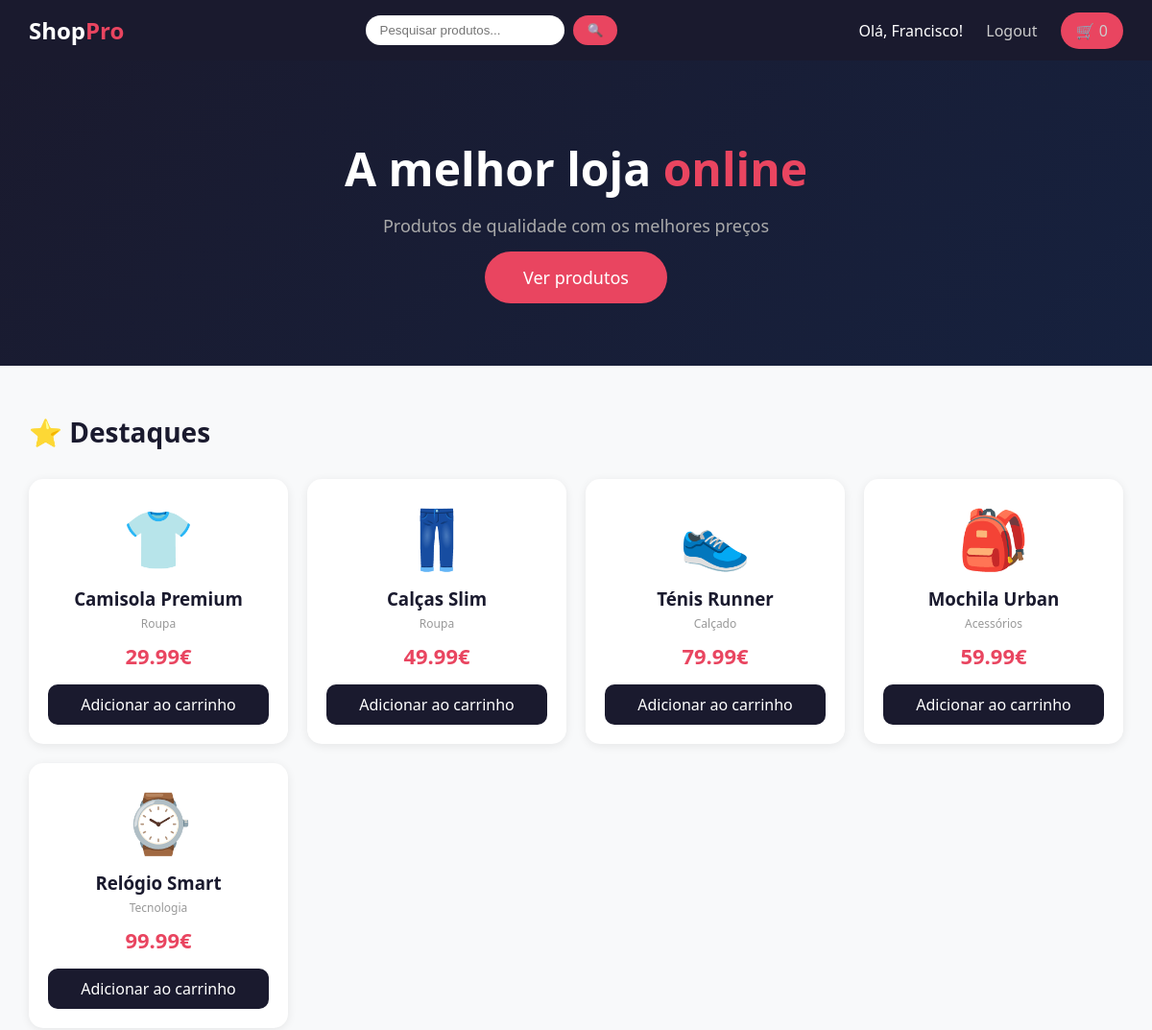
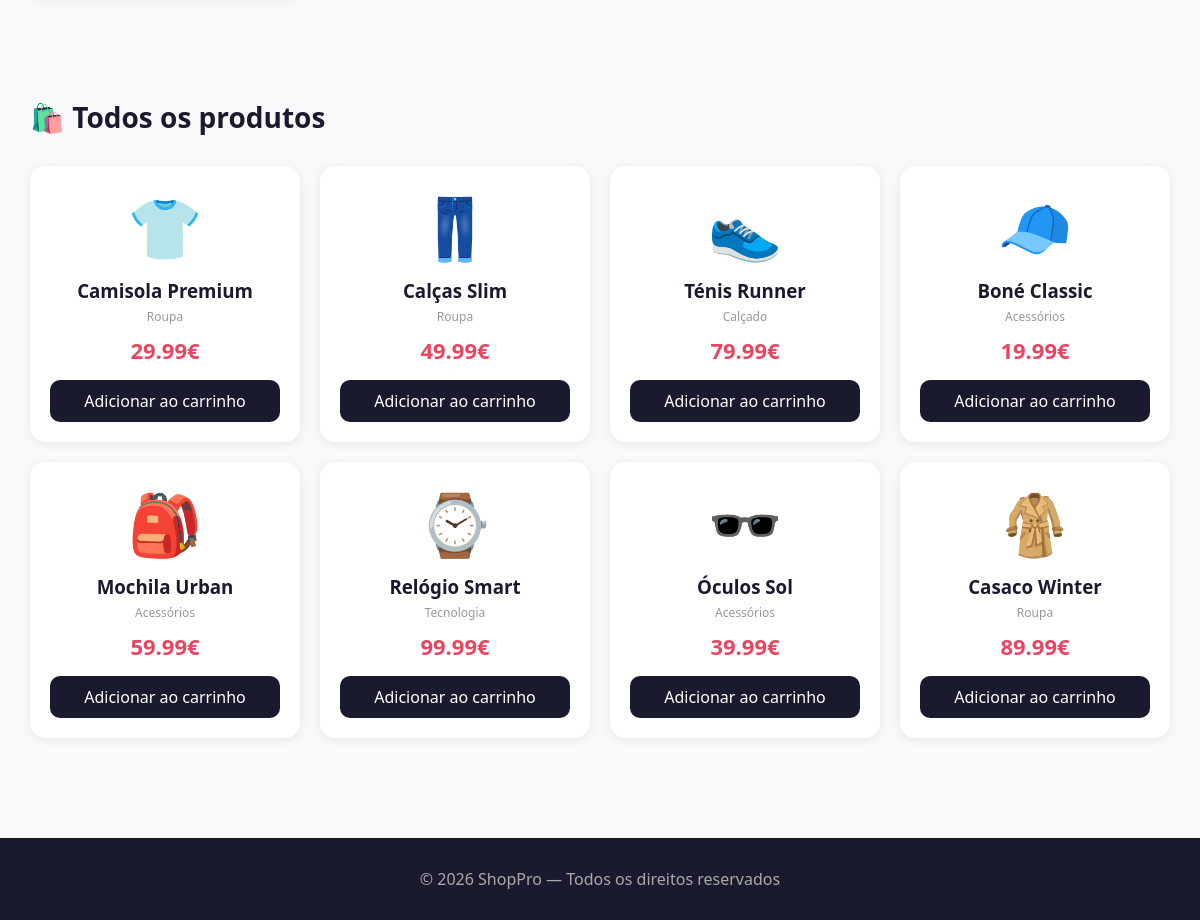
/ (signed in), run on the app's committed database (2 pictures, top to bottom).
### tables this page shows
CREATE TABLE produtos (
            id INTEGER PRIMARY KEY AUTOINCREMENT,
            nome TEXT, preco REAL,
            descricao TEXT, categoria TEXT,
            emoji TEXT, destaque INTEGER DEFAULT 0
        );

### app.py (the view)
@app.route("/")
def index():
    conn = get_db()
    produtos = conn.execute("SELECT * FROM produtos").fetchall()
    destaques = conn.execute("SELECT * FROM produtos WHERE destaque=1").fetchall()
    conn.close()
    carrinho = session.get("carrinho", [])
    utilizador = session.get("utilizador")
    return render_template("index.html", produtos=produtos, destaques=destaques, total_carrinho=len(carrinho), utilizador=utilizador)

### app.py (called while the page is built)
def get_db():
    conn = sqlite3.connect("loja.db")
    conn.row_factory = sqlite3.Row
    return conn

### templates/index.html (shortened to what this page needs)
<!DOCTYPE html>
<html lang="pt">
<head>
</head>
<body>
<nav>
    <a class="logo" href="/">Shop<span>Pro</span></a>
    <form action="/pesquisa" method="GET">
        <input type="text" name="q" placeholder="Pesquisar produtos...">
        <button type="submit">🔍</button>
    </form>
    <div class="nav-links">
        {% if utilizador %}
            <span style="color:white">Olá, {{ utilizador }}!</span>
            <a href="/logout">Logout</a>
        {% else %}
            <a href="/login">Login</a>
            <a href="/registo">Registo</a>
        {% endif %}
        <a class="carrinho-btn" href="/carrinho">🛒 {{ total_carrinho }}</a>
    </div>
</nav>
<div class="hero">
    <h1>A melhor loja <span>online</span></h1>
    <p>Produtos de qualidade com os melhores preços</p>
    <a href="#produtos">Ver produtos</a>
</div>
<div class="section" id="produtos">
    <h2>⭐ Destaques</h2>
    <div class="produtos">
        {% for p in destaques %}
        <div class="produto">
            <div class="emoji">{{ p.emoji }}</div>
            <h3>{{ p.nome }}</h3>
            <p class="categoria">{{ p.categoria }}</p>
            <p class="preco">{{ p.preco }}€</p>
            <a class="btn" href="/adicionar/{{ p.id }}">Adicionar ao carrinho</a>
        </div>
        {% endfor %}
    </div>
</div>
<div class="section">
    <h2>🛍️ Todos os produtos</h2>
    <div class="produtos">
        {% for p in produtos %}
        <div class="produto">
            <div class="emoji">{{ p.emoji }}</div>
            <h3>{{ p.nome }}</h3>
            <p class="categoria">{{ p.categoria }}</p>
            <p class="preco">{{ p.preco }}€</p>
            <a class="btn" href="/adicionar/{{ p.id }}">Adicionar ao carrinho</a>
        </div>
        {% endfor %}
    </div>
</div>
<footer>
    <p>© 2026 ShopPro — Todos os direitos reservados</p>
</footer>
</body>
</html>

### templates/index.html (style rules this page uses)
* { margin: 0; padding: 0; box-sizing: border-box; }
body { font-family: 'Segoe UI', sans-serif; background: #f8f9fa; }
nav { background: #1a1a2e; padding: 15px 30px; display: flex; justify-content: space-between; align-items: center; flex-wrap: wrap; gap: 10px; }
nav .logo { color: white; font-size: 24px; font-weight: bold; text-decoration: none; }
nav .logo span { color: #e94560; }
nav .nav-links a { color: #ccc; text-decoration: none; margin-left: 20px; }
nav .carrinho-btn { background: #e94560; color: white; padding: 8px 16px; border-radius: 20px; text-decoration: none; }
nav form { display: inline; }
nav input { padding: 8px 15px; border-radius: 20px; border: none; outline: none; }
nav button { background: #e94560; color: white; border: none; padding: 8px 15px; border-radius: 20px; cursor: pointer; margin-left: 5px; }
.hero { background: linear-gradient(135deg, #1a1a2e, #16213e); color: white; padding: 80px 30px; text-align: center; }
.hero h1 { font-size: 48px; margin-bottom: 15px; }
.hero h1 span { color: #e94560; }
.hero p { font-size: 18px; color: #aaa; margin-bottom: 30px; }
.hero a { background: #e94560; color: white; padding: 15px 40px; border-radius: 30px; text-decoration: none; font-size: 18px; }
.section { padding: 50px 30px; max-width: 1200px; margin: 0 auto; }
.section h2 { font-size: 28px; margin-bottom: 30px; color: #1a1a2e; }
.produtos { display: grid; grid-template-columns: repeat(auto-fill, minmax(220px, 1fr)); gap: 20px; }
.produto { background: white; border-radius: 15px; padding: 20px; text-align: center; box-shadow: 0 2px 10px rgba(0,0,0,0.08); transition: transform 0.2s; }
.produto .emoji { font-size: 60px; margin-bottom: 10px; }
.produto h3 { color: #1a1a2e; margin-bottom: 5px; }
.produto .categoria { color: #999; font-size: 12px; margin-bottom: 10px; }
.produto .preco { color: #e94560; font-size: 22px; font-weight: bold; margin-bottom: 15px; }
.produto a.btn { display: block; background: #1a1a2e; color: white; padding: 10px; border-radius: 10px; text-decoration: none; }
footer { background: #1a1a2e; color: #aaa; text-align: center; padding: 30px; margin-top: 50px; }

### data on the page
produtos: emoji "👕", nome "Camisola Premium", categoria "Roupa", preco "29.99"
produtos: emoji "👖", nome "Calças Slim", categoria "Roupa", preco "49.99"
produtos: emoji "👟", nome "Ténis Runner", categoria "Calçado", preco "79.99"
produtos: emoji "🎒", nome "Mochila Urban", categoria "Acessórios", preco "59.99"
produtos: emoji "⌚", nome "Relógio Smart", categoria "Tecnologia", preco "99.99"
produtos: emoji "🧢", nome "Boné Classic", categoria "Acessórios", preco "19.99"
produtos: emoji "🕶️", nome "Óculos Sol", categoria "Acessórios", preco "39.99"
produtos: emoji "🧥", nome "Casaco Winter", categoria "Roupa", preco "89.99"

### other printed values
{{ utilizador }} "Francisco"
{{ total_carrinho }} "0"
